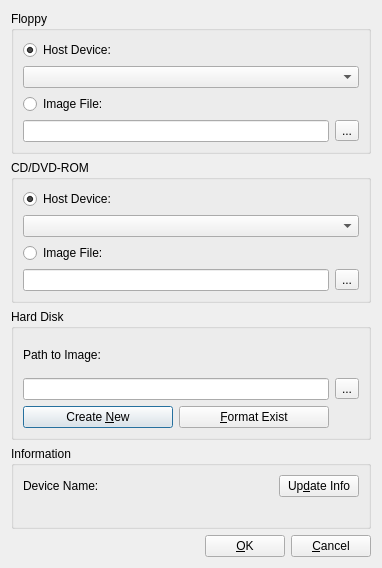
<ui version="4.0" >
 <author>Andrey Rijov</author>
 <class>Properties_Window</class>
 <widget class="QDialog" name="Properties_Window" >
  <property name="windowModality" >
   <enum>Qt::WindowModal</enum>
  </property>
  <property name="geometry" >
   <rect>
    <x>0</x>
    <y>0</y>
    <width>382</width>
    <height>568</height>
   </rect>
  </property>
  <property name="windowTitle" >
   <string>Properties</string>
  </property>
  <property name="windowIcon" >
   <iconset resource="images.qrc" >
    <normaloff>:/edit.png</normaloff>:/edit.png</iconset>
  </property>
  <layout class="QGridLayout" name="gridLayout_5" >
   <item row="0" column="0" >
    <widget class="QGroupBox" name="GB_Floppy" >
     <property name="sizePolicy" >
      <sizepolicy vsizetype="Minimum" hsizetype="Preferred" >
       <horstretch>0</horstretch>
       <verstretch>0</verstretch>
      </sizepolicy>
     </property>
     <property name="title" >
      <string>Floppy</string>
     </property>
     <layout class="QGridLayout" name="gridLayout_4" >
      <item row="0" column="0" >
       <widget class="QRadioButton" name="RB_FD_Host" >
        <property name="text" >
         <string>Host Device:</string>
        </property>
        <property name="checked" >
         <bool>true</bool>
        </property>
       </widget>
      </item>
      <item row="1" column="0" colspan="2" >
       <widget class="QComboBox" name="CB_FD_Host_Devices" />
      </item>
      <item row="2" column="0" >
       <widget class="QRadioButton" name="RB_FD_Image" >
        <property name="text" >
         <string>Image File:</string>
        </property>
       </widget>
      </item>
      <item row="3" column="0" >
       <widget class="QLineEdit" name="Edit_FD_Image_Path" />
      </item>
      <item row="3" column="1" >
       <widget class="QToolButton" name="TB_FD_Image_Browse" >
        <property name="text" >
         <string>...</string>
        </property>
        <property name="icon" >
         <iconset resource="images.qrc" >
          <normaloff>:/open-file.png</normaloff>:/open-file.png</iconset>
        </property>
       </widget>
      </item>
     </layout>
    </widget>
   </item>
   <item row="1" column="0" >
    <widget class="QGroupBox" name="GB_CDROM" >
     <property name="sizePolicy" >
      <sizepolicy vsizetype="Minimum" hsizetype="Preferred" >
       <horstretch>0</horstretch>
       <verstretch>0</verstretch>
      </sizepolicy>
     </property>
     <property name="title" >
      <string>CD/DVD-ROM</string>
     </property>
     <layout class="QGridLayout" name="gridLayout_3" >
      <item row="0" column="0" >
       <widget class="QRadioButton" name="RB_CDROM_Host" >
        <property name="text" >
         <string>Host Device:</string>
        </property>
        <property name="checked" >
         <bool>true</bool>
        </property>
       </widget>
      </item>
      <item row="1" column="0" colspan="2" >
       <widget class="QComboBox" name="CB_CDROM_Host_Devices" />
      </item>
      <item row="2" column="0" >
       <widget class="QRadioButton" name="RB_CDROM_Image" >
        <property name="text" >
         <string>Image File:</string>
        </property>
       </widget>
      </item>
      <item row="3" column="0" >
       <widget class="QLineEdit" name="Edit_CDROM_Image_Path" />
      </item>
      <item row="3" column="1" >
       <widget class="QToolButton" name="TB_CDROM_Image_Browse" >
        <property name="text" >
         <string>...</string>
        </property>
        <property name="icon" >
         <iconset resource="images.qrc" >
          <normaloff>:/open-file.png</normaloff>:/open-file.png</iconset>
        </property>
       </widget>
      </item>
     </layout>
    </widget>
   </item>
   <item row="2" column="0" >
    <widget class="QGroupBox" name="GB_HDD" >
     <property name="sizePolicy" >
      <sizepolicy vsizetype="Minimum" hsizetype="Preferred" >
       <horstretch>0</horstretch>
       <verstretch>0</verstretch>
      </sizepolicy>
     </property>
     <property name="title" >
      <string>Hard Disk</string>
     </property>
     <layout class="QGridLayout" name="gridLayout_2" >
      <item row="0" column="0" >
       <widget class="QLabel" name="Label_HDD_Path_to_Image" >
        <property name="text" >
         <string>Path to Image:</string>
        </property>
       </widget>
      </item>
      <item row="1" column="0" colspan="2" >
       <widget class="QLineEdit" name="Edit_HDD_Image_Path" />
      </item>
      <item row="1" column="2" >
       <widget class="QToolButton" name="TB_HDD_Image_Browse" >
        <property name="text" >
         <string>...</string>
        </property>
        <property name="icon" >
         <iconset resource="images.qrc" >
          <normaloff>:/open-file.png</normaloff>:/open-file.png</iconset>
        </property>
       </widget>
      </item>
      <item row="2" column="0" >
       <widget class="QPushButton" name="Button_HDD_New" >
        <property name="text" >
         <string>Create &amp;New</string>
        </property>
        <property name="icon" >
         <iconset resource="images.qrc" >
          <normaloff>:/add.png</normaloff>:/add.png</iconset>
        </property>
       </widget>
      </item>
      <item row="2" column="1" >
       <widget class="QPushButton" name="Button_HDD_Format" >
        <property name="text" >
         <string>&amp;Format Exist</string>
        </property>
        <property name="icon" >
         <iconset resource="images.qrc" >
          <normaloff>:/eraser.png</normaloff>:/eraser.png</iconset>
        </property>
       </widget>
      </item>
     </layout>
    </widget>
   </item>
   <item row="3" column="0" >
    <widget class="QGroupBox" name="GB_Info" >
     <property name="sizePolicy" >
      <sizepolicy vsizetype="Maximum" hsizetype="Preferred" >
       <horstretch>0</horstretch>
       <verstretch>0</verstretch>
      </sizepolicy>
     </property>
     <property name="title" >
      <string>Information</string>
     </property>
     <layout class="QGridLayout" name="gridLayout" >
      <item row="0" column="0" >
       <widget class="QLabel" name="Label_Name" >
        <property name="sizePolicy" >
         <sizepolicy vsizetype="Preferred" hsizetype="Minimum" >
          <horstretch>0</horstretch>
          <verstretch>0</verstretch>
         </sizepolicy>
        </property>
        <property name="text" >
         <string>Device Name: </string>
        </property>
       </widget>
      </item>
      <item row="0" column="1" >
       <widget class="QPushButton" name="Button_Update_Info" >
        <property name="sizePolicy" >
         <sizepolicy vsizetype="Fixed" hsizetype="Maximum" >
          <horstretch>0</horstretch>
          <verstretch>0</verstretch>
         </sizepolicy>
        </property>
        <property name="text" >
         <string>Up&amp;date Info</string>
        </property>
        <property name="icon" >
         <iconset resource="images.qrc" >
          <normaloff>:/update.png</normaloff>:/update.png</iconset>
        </property>
       </widget>
      </item>
      <item row="1" column="0" colspan="2" >
       <widget class="QLabel" name="Label_Info" >
        <property name="text" >
         <string/>
        </property>
        <property name="textInteractionFlags" >
         <set>Qt::TextSelectableByMouse</set>
        </property>
       </widget>
      </item>
     </layout>
    </widget>
   </item>
   <item row="4" column="0" >
    <layout class="QHBoxLayout" name="horizontalLayout" >
     <item>
      <spacer>
       <property name="orientation" >
        <enum>Qt::Horizontal</enum>
       </property>
       <property name="sizeHint" stdset="0" >
        <size>
         <width>40</width>
         <height>20</height>
        </size>
       </property>
      </spacer>
     </item>
     <item>
      <widget class="QPushButton" name="Button_OK" >
       <property name="text" >
        <string>&amp;OK</string>
       </property>
       <property name="icon" >
        <iconset resource="images.qrc" >
         <normaloff>:/ok.png</normaloff>:/ok.png</iconset>
       </property>
      </widget>
     </item>
     <item>
      <widget class="QPushButton" name="Button_Cancel" >
       <property name="text" >
        <string>&amp;Cancel</string>
       </property>
       <property name="icon" >
        <iconset resource="images.qrc" >
         <normaloff>:/cancel.png</normaloff>:/cancel.png</iconset>
       </property>
      </widget>
     </item>
    </layout>
   </item>
  </layout>
 </widget>
 <tabstops>
  <tabstop>RB_FD_Host</tabstop>
  <tabstop>CB_FD_Host_Devices</tabstop>
  <tabstop>RB_FD_Image</tabstop>
  <tabstop>Edit_FD_Image_Path</tabstop>
  <tabstop>TB_FD_Image_Browse</tabstop>
  <tabstop>RB_CDROM_Host</tabstop>
  <tabstop>CB_CDROM_Host_Devices</tabstop>
  <tabstop>RB_CDROM_Image</tabstop>
  <tabstop>Edit_CDROM_Image_Path</tabstop>
  <tabstop>TB_CDROM_Image_Browse</tabstop>
  <tabstop>Edit_HDD_Image_Path</tabstop>
  <tabstop>Button_HDD_New</tabstop>
  <tabstop>Button_HDD_Format</tabstop>
  <tabstop>TB_HDD_Image_Browse</tabstop>
  <tabstop>Button_Update_Info</tabstop>
  <tabstop>Button_OK</tabstop>
  <tabstop>Button_Cancel</tabstop>
 </tabstops>
 <resources>
  <include location="images.qrc" />
 </resources>
 <connections/>
</ui>
